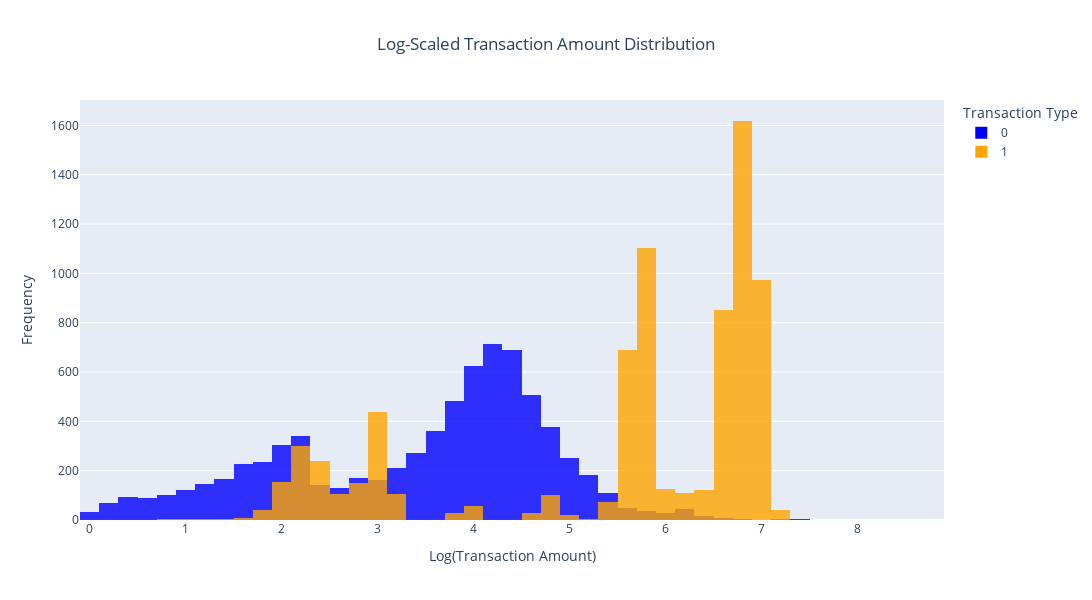

The code cell stored with this chart in its notebook:
### Markdown cell above
## Log-Scaled Transaction Amount Distribution Visualization

### Code cell
df['log_amt'] = np.log(df['amt'])

fig = px.histogram(
    df,
    x='log_amt',
    color='is_fraud',
    title='Log-Scaled Transaction Amount Distribution',
    nbins=50,
    opacity=0.8,
    labels={'log_amt': 'Log(Transaction Amount)'},
    color_discrete_map={0: 'blue', 1: 'orange'},
    barmode='overlay'
)

fig.update_layout(
    height=600,  
    width=1200,
    legend_title_text='Transaction Type',
    xaxis_title='Log(Transaction Amount)',
    yaxis_title='Frequency',
    title_x=0.5  
)

# Save the figure as a standalone HTML file
fig.write_html("transaction_distribution.html", include_plotlyjs='cdn')
print("✅ Chart saved as: transaction_distribution.html")

fig.show()

### Figure 1 — Plotly figure (JSON) as saved in the notebook; plotly's stock layout.template omitted (floating-point values rounded to 4 significant figures; data arrays with more than 128 entries replaced by an {"elided": "..."} marker saying what was removed)
{"data": [{"bingroup": "x", "hovertemplate": "is_fraud=0<br>Log(Transaction Amount)=%{x}<br>count=%{y}<extra></extra>", "legendgroup": "0", "marker": {"color": "blue", "opacity": 0.8, "pattern": {"shape": ""}}, "name": "0", "nbinsx": 50, "orientation": "v", "showlegend": true, "type": "histogram", "x": {"elided": "7506 float values"}, "xaxis": "x", "yaxis": "y"}, {"bingroup": "x", "hovertemplate": "is_fraud=1<br>Log(Transaction Amount)=%{x}<br>count=%{y}<extra></extra>", "legendgroup": "1", "marker": {"color": "orange", "opacity": 0.8, "pattern": {"shape": ""}}, "name": "1", "nbinsx": 50, "orientation": "v", "showlegend": true, "type": "histogram", "x": {"elided": "7506 float values"}, "xaxis": "x", "yaxis": "y"}], "layout": {"barmode": "overlay", "height": 600, "legend": {"title": {"text": "Transaction Type"}, "tracegroupgap": 0}, "title": {"text": "Log-Scaled Transaction Amount Distribution", "x": 0.5}, "width": 1200, "xaxis": {"anchor": "y", "domain": [0, 1], "title": {"text": "Log(Transaction Amount)"}}, "yaxis": {"anchor": "x", "domain": [0, 1], "title": {"text": "Frequency"}}}}
